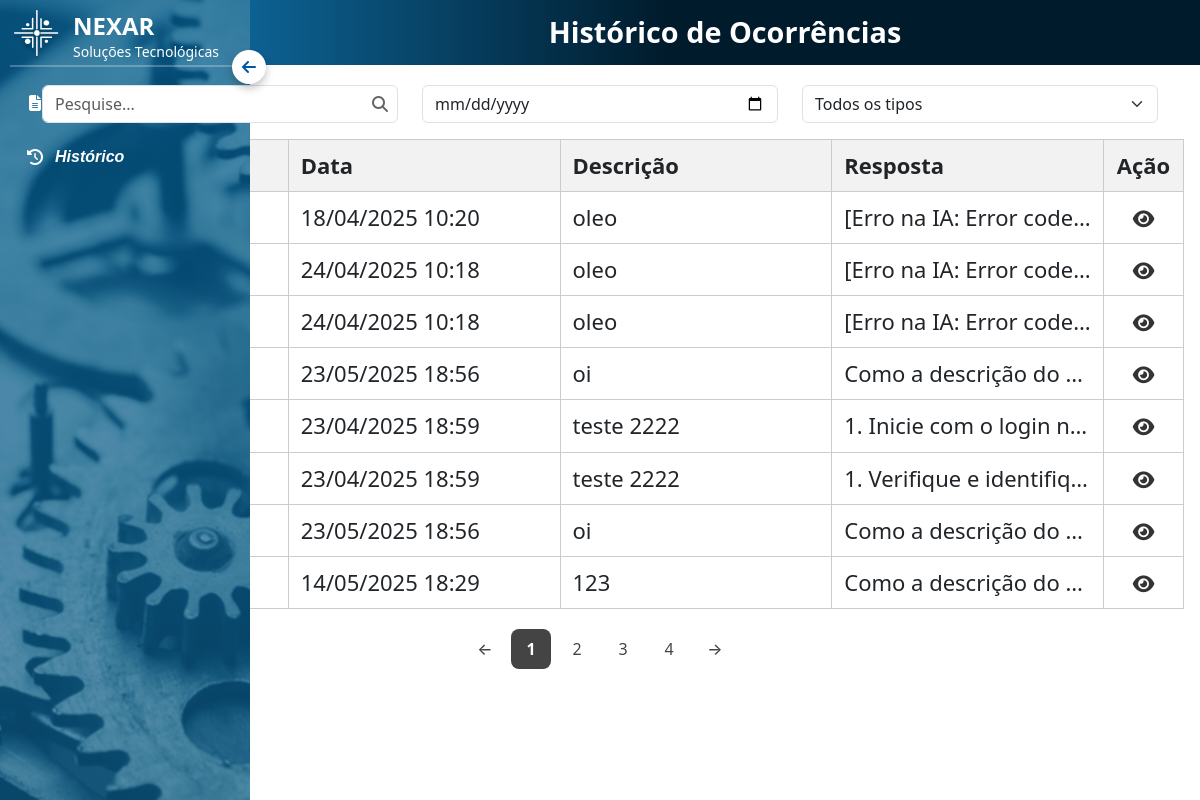
The page /historico on the database its author committed.
### tables this page shows
CREATE TABLE ocorrencias (
            id INTEGER PRIMARY KEY AUTOINCREMENT,
            data_ocorrencia TEXT,
            nome_operador TEXT,
            setor_area TEXT,
            descricao TEXT,
            tipo_ocorrencia TEXT,
            nivel_impacto TEXT,
            problema_recorrente TEXT,
            detalhamento_tecnico TEXT,
            resposta_ia TEXT,
            imagem_url TEXT,
            data_registro DATETIME DEFAULT CURRENT_TIMESTAMP
        );

### app.py (the view)
@app.route('/historico')
def historico():
    try:
        conn = sqlite3.connect('qrqc.db')
        conn.row_factory = sqlite3.Row  # permite acessar os dados como dicionário
        cursor = conn.cursor()
        cursor.execute("SELECT * FROM ocorrencias ORDER BY data_registro DESC")
        ocorrencias = cursor.fetchall()
        conn.close()
        return render_template('historico.html', ocorrencias=ocorrencias)
    except Exception as e:
        print(f"Erro ao buscar histórico: {e}")
        return render_template('historico.html', ocorrencias=[])

### templates/historico.html (shortened to what this page needs)
{% extends 'menu.html' %}
{% block content %}
<!DOCTYPE html>
<html lang="pt-BR">
<head>
  <link rel="stylesheet" href="/static/css/telainicial.css" />
  <link rel="stylesheet" href="/static/css/historico.css" />
  <link href="https://cdn.jsdelivr.net/npm/bootstrap@5.3.0/dist/css/bootstrap.min.css" rel="stylesheet" />
  <link href="https://cdn.jsdelivr.net/npm/bootstrap-icons/font/bootstrap-icons.css" rel="stylesheet" />
  <link href="https://cdnjs.cloudflare.com/ajax/libs/font-awesome/6.4.2/css/all.min.css" rel="stylesheet" />
</head>
<body>
<div class="content" id="content">
  <h1 class="header">Histórico de Ocorrências</h1>
</div>
<div class="container mb-3">
  <div class="row">
    <div class="col-md-4">
      <div class="search-wrapper">
        <input id="searchInput" class="form-control" type="text" placeholder="Pesquise...">
        <i class="fa fa-search"></i>
      </div>
    </div>
    <div class="col-md-4">
      <input id="dateInput" class="form-control" type="date" placeholder="Pesquise pela data" />
    </div>
    <div class="col-md-4">
      <select id="tipoSelect" class="form-select">
        <option value="">Todos os tipos</option>
      </select>
    </div>
  </div>
</div>
<div class="tabela-externa-wrapper">
  <div class="tabela-centralizada">
    <table class="table">
      <thead>
        <tr>
          <th>Ocorrência</th>
          <th>Data</th>
          <th>Descrição</th>
          <th>Resposta</th>
          <th>Ação</th>
        </tr>
      </thead>
      <tbody id="tableBody">
          {% for ocorrencia in ocorrencias %}
          {% set data_ocorrencia = ocorrencia.data_ocorrencia[:10].split('-') %}
          {% set data_formatada = data_ocorrencia[2] ~ '/' ~ data_ocorrencia[1] ~ '/' ~ data_ocorrencia[0] %}
          {% set hora_formatada = ocorrencia.data_ocorrencia[11:] %}
          <tr>
            <td>{{ ocorrencia.tipo_ocorrencia }}</td>
            <td>{{ data_formatada }} {{ hora_formatada }}</td>
            <td>{{ ocorrencia.descricao }}</td>
            <td class="resposta-coluna">{{ ocorrencia.resposta_ia }}</td>
            <td>
              <i class="fa fa-eye btn-abrir-modal"
                 data-bs-toggle="modal"
                 data-bs-target="#detalhesModal"
                 data-ocorrencia="{{ ocorrencia.tipo_ocorrencia }}"
                 data-data="{{ data_formatada }}"
                 data-hora="{{ hora_formatada }}"
                 data-descricao="{{ ocorrencia.descricao }}"
                 data-resposta="{{ ocorrencia.resposta_ia }}"></i>
            </td>
          </tr>
        {% endfor %}
      </tbody>
    </table>
    <div id="pagination" class="pagination-container"></div>
  </div>
</div>
</body>
</html>
{% endblock %}

### templates/menu.html (shortened to what this page needs)
<!DOCTYPE html>
<html lang="pt-br">
  <head>
    <link
    href="https://cdn.jsdelivr.net/npm/bootstrap@5.3.3/dist/css/bootstrap.min.css"
    rel="stylesheet"
  />
  <link
    rel="stylesheet"
    href="https://cdnjs.cloudflare.com/ajax/libs/font-awesome/6.0.0/css/all.min.css"
  />
  <link rel="stylesheet" href="/static/css/menu.css" />
  </head>
  <body>
    <div class="sidebar" id="sidebar" role="navigation">
      <div>
        <div class="logo-container">
          <img
            src="/static/assets/img/nexar_logo_2.png"
            class="img-fluid mb-3"
            alt="Logo da Nexar"
          />
          <div class="text-white">
            <h4 class="fw-bold mb-0 hide-on-collapse">NEXAR</h4>
            <p class="small hide-on-collapse">Soluções Tecnológicas</p>
          </div>
        </div>
        <hr class="divider" />
        <nav class="nav flex-column mt-4">
          <ul class="list-unstyled">
            <li>
              <a class="nav-link" href="{{ url_for('telaInicial') }}"
                ><i class="fas fa-file-alt"></i> <span>Nova Ocorrência</span></a
              >
            </li>
            <li>
              <a class="nav-link" href="{{ url_for('historico') }}"
                ><i class="fas fa-history"></i> <span>Histórico</span></a
              >
            </li>
          </ul>
        </nav>
      </div>
    </div>
    <button
      class="toggle-btn"
      id="toggleSidebar"
      onclick="toggleSidebar()"
      role="button"
    >
      <i class="fas fa-arrow-left"></i>
    </button>
      <div >
        {% block content %}{% endblock %}
      </div>
  </body>
</html>

### static/css/menu.css (style rules this page uses)
body { font-family: Arial, sans-serif; background-color: #f8f9fa; }
.sidebar { background-image: url(/static/assets/img/bg_sidebar.svg); background-position: center; width: 250px; height: 100vh; position: fixed; top: 0; left: 0; padding: 10px; transition: all 0.3s ease-in-out; color: white; display: flex; flex-direction: column; justify-content: space-between; }
.sidebar .nav-link { color: white; font-weight: bold; font-style: italic; font-family: 'Poppins', sans-serif; padding: 15px; border-radius: 10px; display: flex; align-items: center; gap: 10px; transition: 0.3s; }
.sidebar .nav-link i { min-width: 20px; text-align: center; }

### static/css/telainicial.css (style rules this page uses)
.content { margin-left: 250px; transition: margin-left 0.3s ease-in-out; padding: 0; }
.toggle-btn { position: absolute; top: 50px; left: 232px; cursor: pointer; z-index: 1000; background: white; border: none; padding: 5px 10px; border-radius: 35px; transition: left 0.3s ease-in-out; box-shadow: 0 4px 8px rgba(0, 0, 0, 0.25); }
.toggle-btn i { color: #0055a4; transition: transform 0.3s ease; }
.header { background: linear-gradient( to right, #0D6193 0%, #08486E 16%, #001B2C 44%, #001B2C 47% ); color: white; padding: 15px; text-align: center; font-weight: bold; font-size: 1.5rem; width: 100%; box-sizing: border-box; }
.logo-container { display: flex; align-items: center; gap: 10px; }
.hide-on-collapse { display: block; }
.divider { border: 1px solid; height: 2px; background-color: #ffffff; margin: -15px 0; }

### static/css/historico.css (style rules this page uses)
.table { width: 100%; border-collapse: collapse; font-family: 'Segoe UI', sans-serif; font-size: 13px; color: #333; table-layout: fixed; border: 1px solid #ccc; }
.table thead th { background-color: #f2f2f2; font-weight: bold; text-align: left; padding: 8px 12px; border: 1px solid #ccc; }
.table tbody td { padding: 8px 12px; border: 1px solid #ccc; vertical-align: middle; }
.table td.resposta-coluna, .table td:nth-child(3) { max-width: 180px; white-space: nowrap; overflow: hidden; text-overflow: ellipsis; }
.table td:last-child, .table th:last-child { width: 80px; text-align: center; }
.table td:last-child { vertical-align: middle; padding: 0; }
.header { background: linear-gradient(to right, #0D6193 0%, #08486E 16%, #001B2C 44%, #001B2C 47%); color: white; padding: 15px; text-align: center; font-weight: bold; font-size: 1.8rem; width: 100%; box-sizing: border-box; margin-bottom: 20px; font-family: 'Segoe UI', Tahoma, Geneva, Verdana, sans-serif; }
.fa-eye { cursor: pointer; font-size: 1.2rem; color: #333; display: flex; justify-content: center; align-items: center; height: 100%; }
.pagination-container { display: flex; justify-content: center; align-items: center; gap: 6px; margin-top: 20px; flex-wrap: wrap; }
.search-wrapper { position: relative; }
.search-wrapper input { padding-right: 30px; }
.search-wrapper i { position: absolute; right: 10px; top: 50%; transform: translateY(-50%); color: #666; cursor: pointer; }
.table th, .table td { padding: 18px 20px; font-size: 15px; line-height: 1.6; }
.table td:nth-child(3), .table td.resposta-coluna { max-width: 300px; }
.table td.resposta-coluna, .table td:nth-child(3) { max-width: 300px; }
.tabela-externa-wrapper { width: 100%; display: flex; justify-content: center; padding: 0 16px; }
.tabela-centralizada { width: 1400px; max-width: 100%; }
.table th, .table td { padding: 18px 20px; font-size: 22px; }
.table td.resposta-coluna, .table td:nth-child(3) { max-width: 320px; }

### rows shown on the page
ocorrencias: data_ocorrencia "18/04/2025", hora_formatada "10:20", descricao "oleo", resposta_ia "[Erro na IA: Error code…"
ocorrencias: data_formatada "24/04/2025", hora_formatada "10:18", descricao "oleo", resposta_ia "[Erro na IA: Error code…"
ocorrencias: data_formatada "24/04/2025", hora_formatada "10:18", descricao "oleo", resposta_ia "[Erro na IA: Error code…"
ocorrencias: data_ocorrencia "23/05/2025", hora_formatada "18:56", descricao "oi", resposta_ia "Como a descrição do…"
ocorrencias: data_ocorrencia "23/04/2025", hora_formatada "18:59", descricao "teste 2222", resposta_ia "1. Inicie com o login n…"
ocorrencias: data_ocorrencia "23/04/2025", hora_formatada "18:59", descricao "teste 2222", resposta_ia "1. Verifique e identifiq…"
ocorrencias: data_ocorrencia "23/05/2025", hora_formatada "18:56", descricao "oi", resposta_ia "Como a descrição do…"
ocorrencias: data_ocorrencia "14/05/2025", hora_formatada "18:29", descricao "123", resposta_ia "Como a descrição do…"
